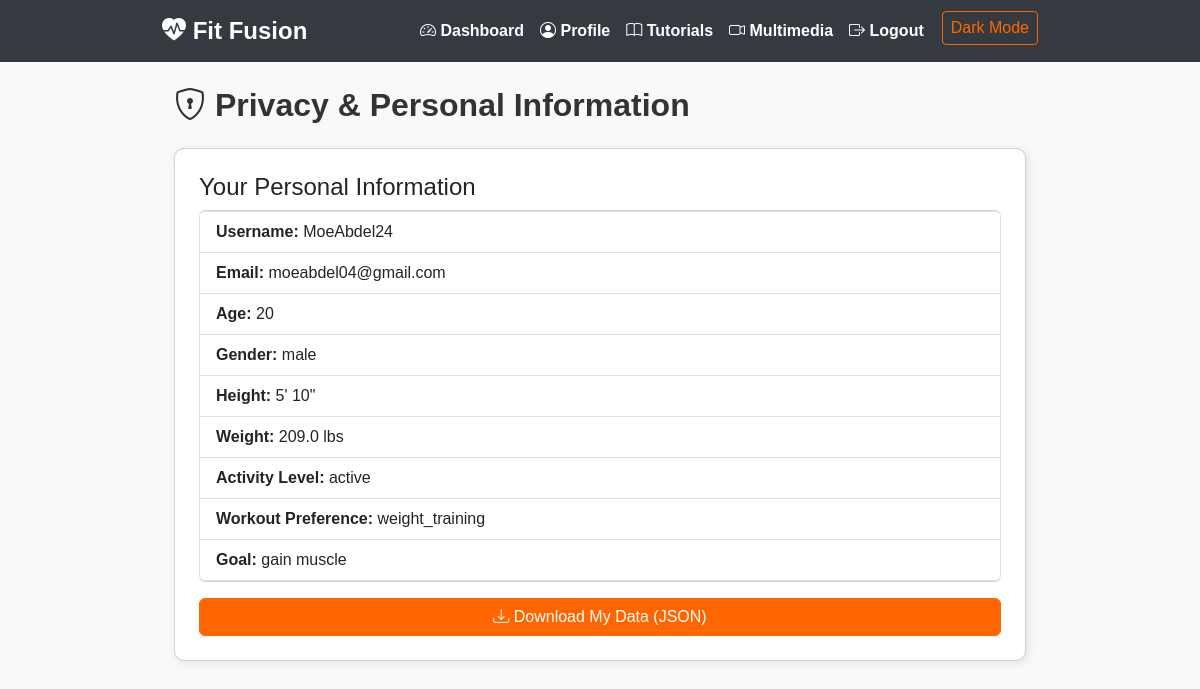
The app's page /privacy (signed in), older data.
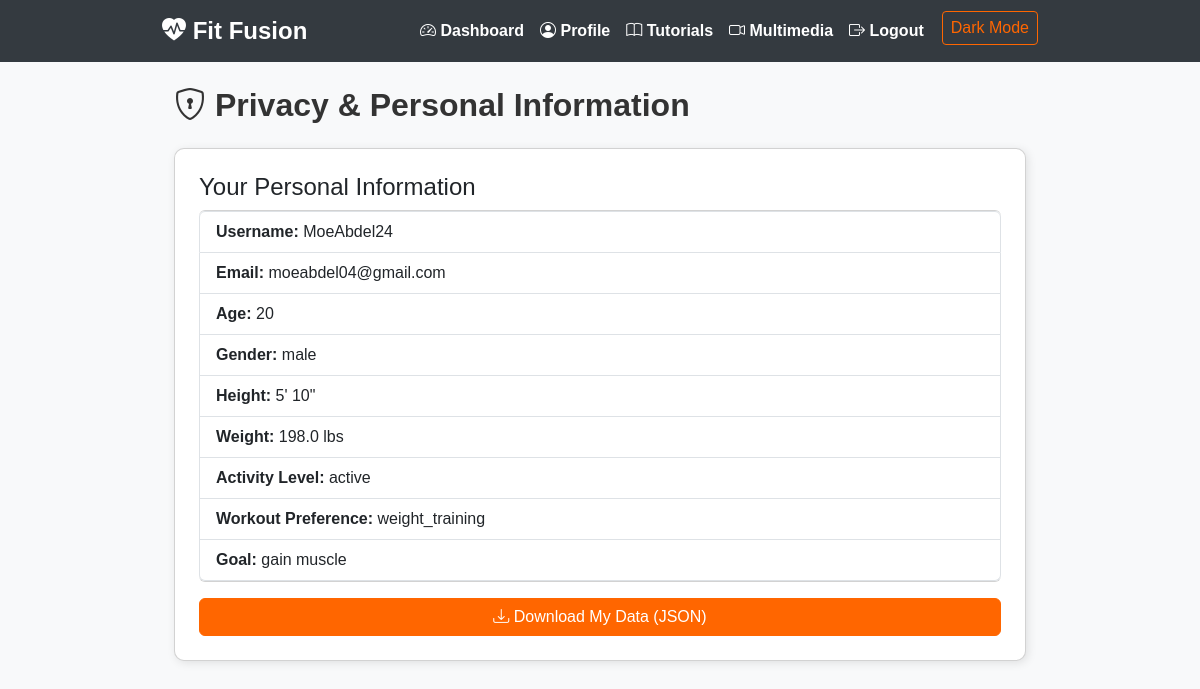
The same page, newer data.
### app.py (models this page shows)
class User(db.Model):
    id = db.Column(db.Integer, primary_key=True)
    username = db.Column(db.String(80), unique=True, nullable=False)
    email = db.Column(db.String(120), unique=True, nullable=False)
    password = db.Column(db.String(256), nullable=False)
    age = db.Column(db.Integer, nullable=False)
    gender = db.Column(db.String(10), nullable=False)
    height = db.Column(db.Float, nullable=False)  # Stored in meters
    weight = db.Column(db.Float, nullable=False)  # Stored in kg
    activity_level = db.Column(db.String(20), nullable=False)
    workout_preference = db.Column(db.String(20), nullable=True)
    goal = db.Column(db.String(50), nullable=True)

### app.py (the view)
@app.route('/privacy')
def privacy():
    if 'user_id' not in session:
        flash('Please log in to view privacy information.', 'warning')
        return redirect(url_for('login'))
    user = User.query.get(session['user_id'])
    return render_template('privacy.html', user=user)

### app.py (called while the page is built)
def height_to_feet_inches(meters):
    total_inches = round(meters / 0.0254)
    feet = total_inches // 12
    inches = total_inches % 12
    return f"{feet}' {inches}\""

### templates/privacy.html
{% extends "base.html" %}
{% block content %}
<div class="container mt-4">
  <h2 class="mb-4"><i class="bi bi-shield-lock"></i> Privacy & Personal Information</h2>
  <div class="card p-4">
    <h4>Your Personal Information</h4>
    <ul class="list-group">
      <li class="list-group-item"><strong>Username:</strong> {{ user.username }}</li>
      <li class="list-group-item"><strong>Email:</strong> {{ user.email }}</li>
      <li class="list-group-item"><strong>Age:</strong> {{ user.age }}</li>
      <li class="list-group-item"><strong>Gender:</strong> {{ user.gender }}</li>
      <li class="list-group-item"><strong>Height:</strong> {{ user.height | height_to_feet_inches }}</li>
      <li class="list-group-item"><strong>Weight:</strong> {{ (user.weight * 2.20462) | round(1) }} lbs</li>
      <li class="list-group-item"><strong>Activity Level:</strong> {{ user.activity_level }}</li>
      <li class="list-group-item"><strong>Workout Preference:</strong> {{ user.workout_preference }}</li>
      <li class="list-group-item"><strong>Goal:</strong> {{ user.goal }}</li>
    </ul>
    <a href="{{ url_for('download_data') }}" class="btn btn-primary mt-3">
      <i class="bi bi-download"></i> Download My Data (JSON)
    </a>
  </div>
</div>
{% endblock %}

### templates/base.html (shortened to what this page needs)
<!DOCTYPE html>
<html lang="en">
<head>
  <link href="https://cdn.jsdelivr.net/npm/bootstrap@5.3.0/dist/css/bootstrap.min.css" rel="stylesheet">
  <link rel="stylesheet" href="https://cdn.jsdelivr.net/npm/bootstrap-icons@1.10.5/font/bootstrap-icons.css">
</head>
<body>
  <nav class="navbar navbar-expand-lg navbar-dark">
    <div class="container">
      <a class="navbar-brand" href="{{ url_for('home') }}">
        <i class="bi bi-heart-pulse-fill"></i> Fit Fusion
      </a>
      <div class="collapse navbar-collapse" id="navbarNav">
        <ul class="navbar-nav ms-auto">
          {% if 'user_id' in session %}
            <li class="nav-item">
              <a class="nav-link" href="{{ url_for('dashboard') }}">
                <i class="bi bi-speedometer2"></i> Dashboard
              </a>
            </li>
            <li class="nav-item">
              <a class="nav-link" href="{{ url_for('profile') }}">
                <i class="bi bi-person-circle"></i> Profile
              </a>
            </li>
            <li class="nav-item">
              <a class="nav-link" href="{{ url_for('tutorials') }}">
                <i class="bi bi-book"></i> Tutorials
              </a>
            </li>
            <li class="nav-item">
              <a class="nav-link" href="{{ url_for('multimedia') }}">
                <i class="bi bi-camera-video"></i> Multimedia
              </a>
            </li>
            <li class="nav-item">
              <a class="nav-link" href="{{ url_for('logout') }}">
                <i class="bi bi-box-arrow-right"></i> Logout
              </a>
            </li>
          {% endif %}
          <li class="nav-item">
            <button id="darkModeToggle" onclick="toggleDarkMode()">Dark Mode</button>
          </li>
        </ul>
      </div>
    </div>
  </nav>
  <div class="container mt-4">
    {% block content %}{% endblock %}
  </div>
</body>
</html>

### templates/base.html (style rules this page uses)
body { background-color: #f8f9fa; font-family: 'Arial', sans-serif; transition: background-color 0.3s, color 0.3s; }
.container { max-width: 900px; }
.card { box-shadow: 2px 2px 10px rgba(0, 0, 0, 0.1); border-radius: 10px; transition: background-color 0.3s, border-color 0.3s; }
.btn-primary { background-color: #ff6600; border-color: #ff6600; }
h2, h3 { font-weight: bold; color: #333; transition: color 0.3s; }
.navbar { background-color: #343a40; transition: background-color 0.3s; }
.navbar-brand { font-size: 1.5rem; font-weight: bold; }
.navbar-dark .navbar-nav .nav-link { color: white; font-weight: bold; }
#darkModeToggle { border: 1px solid #ff6600; color: #ff6600; background: none; border-radius: 4px; padding: 4px 8px; margin-left: 10px; transition: background-color 0.3s, color 0.3s; }

Row changes from the older to the newer data that the page shows:
changed User "MoeAbdel24": (user.weight*2.20462)|round(1) "209.0" → "198.0"
